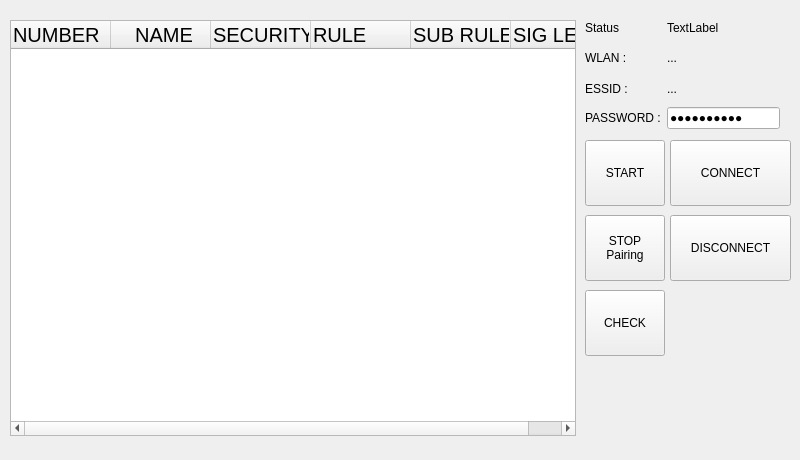
<?xml version="1.0" encoding="UTF-8"?>
<ui version="4.0">
 <class>WIFI</class>
 <widget class="QWidget" name="WIFI">
  <property name="geometry">
   <rect>
    <x>0</x>
    <y>0</y>
    <width>800</width>
    <height>460</height>
   </rect>
  </property>
  <property name="windowTitle">
   <string>Form</string>
  </property>
  <widget class="QTreeWidget" name="treeWidgetWiFis">
   <property name="geometry">
    <rect>
     <x>10</x>
     <y>20</y>
     <width>566</width>
     <height>416</height>
    </rect>
   </property>
   <property name="styleSheet">
    <string notr="true">font:15pt;</string>
   </property>
   <property name="columnCount">
    <number>6</number>
   </property>
   <column>
    <property name="text">
     <string notr="true">NUMBER</string>
    </property>
   </column>
   <column>
    <property name="text">
     <string notr="true">    NAME    </string>
    </property>
   </column>
   <column>
    <property name="text">
     <string notr="true">SECURITY</string>
    </property>
   </column>
   <column>
    <property name="text">
     <string notr="true">RULE</string>
    </property>
   </column>
   <column>
    <property name="text">
     <string>SUB RULE</string>
    </property>
   </column>
   <column>
    <property name="text">
     <string>SIG LEVEL</string>
    </property>
   </column>
  </widget>
  <widget class="QPushButton" name="m_button_connect">
   <property name="geometry">
    <rect>
     <x>670</x>
     <y>140</y>
     <width>121</width>
     <height>66</height>
    </rect>
   </property>
   <property name="text">
    <string>CONNECT</string>
   </property>
  </widget>
  <widget class="QWidget" name="layoutWidget">
   <property name="geometry">
    <rect>
     <x>585</x>
     <y>15</y>
     <width>201</width>
     <height>114</height>
    </rect>
   </property>
   <layout class="QGridLayout" name="gridLayout">
    <item row="0" column="0">
     <widget class="QLabel" name="label">
      <property name="text">
       <string>Status</string>
      </property>
     </widget>
    </item>
    <item row="1" column="0">
     <widget class="QLabel" name="label_2">
      <property name="text">
       <string>WLAN :</string>
      </property>
     </widget>
    </item>
    <item row="1" column="1" colspan="2">
     <widget class="QLabel" name="m_label_connectshow">
      <property name="text">
       <string>...</string>
      </property>
     </widget>
    </item>
    <item row="2" column="0">
     <widget class="QLabel" name="label_3">
      <property name="text">
       <string>ESSID :</string>
      </property>
     </widget>
    </item>
    <item row="2" column="1" colspan="2">
     <widget class="QLabel" name="m_label_selectSSID">
      <property name="text">
       <string>...</string>
      </property>
     </widget>
    </item>
    <item row="3" column="0">
     <widget class="QLabel" name="label_4">
      <property name="text">
       <string>PASSWORD :</string>
      </property>
     </widget>
    </item>
    <item row="3" column="1">
     <widget class="QLineEdit" name="lineedit_password">
      <property name="text">
       <string>jangsungho</string>
      </property>
      <property name="echoMode">
       <enum>QLineEdit::Password</enum>
      </property>
     </widget>
    </item>
    <item row="0" column="1">
     <widget class="QLabel" name="m_label_state">
      <property name="text">
       <string>TextLabel</string>
      </property>
     </widget>
    </item>
   </layout>
  </widget>
  <widget class="QPushButton" name="m_button_delete">
   <property name="geometry">
    <rect>
     <x>585</x>
     <y>140</y>
     <width>80</width>
     <height>66</height>
    </rect>
   </property>
   <property name="text">
    <string>START</string>
   </property>
  </widget>
  <widget class="QPushButton" name="m_button_stop">
   <property name="geometry">
    <rect>
     <x>585</x>
     <y>215</y>
     <width>80</width>
     <height>66</height>
    </rect>
   </property>
   <property name="text">
    <string>STOP
Pairing</string>
   </property>
  </widget>
  <widget class="QPushButton" name="m_button_check">
   <property name="geometry">
    <rect>
     <x>585</x>
     <y>290</y>
     <width>80</width>
     <height>66</height>
    </rect>
   </property>
   <property name="text">
    <string>CHECK</string>
   </property>
  </widget>
  <widget class="QPushButton" name="m_button_disconnect">
   <property name="geometry">
    <rect>
     <x>670</x>
     <y>215</y>
     <width>121</width>
     <height>66</height>
    </rect>
   </property>
   <property name="text">
    <string>DISCONNECT</string>
   </property>
  </widget>
  <zorder>treeWidgetWiFis</zorder>
  <zorder>m_button_connect</zorder>
  <zorder>layoutWidget</zorder>
  <zorder>m_button_delete</zorder>
  <zorder>m_button_check</zorder>
  <zorder>m_button_disconnect</zorder>
  <zorder>m_button_stop</zorder>
 </widget>
 <resources/>
 <connections/>
</ui>
